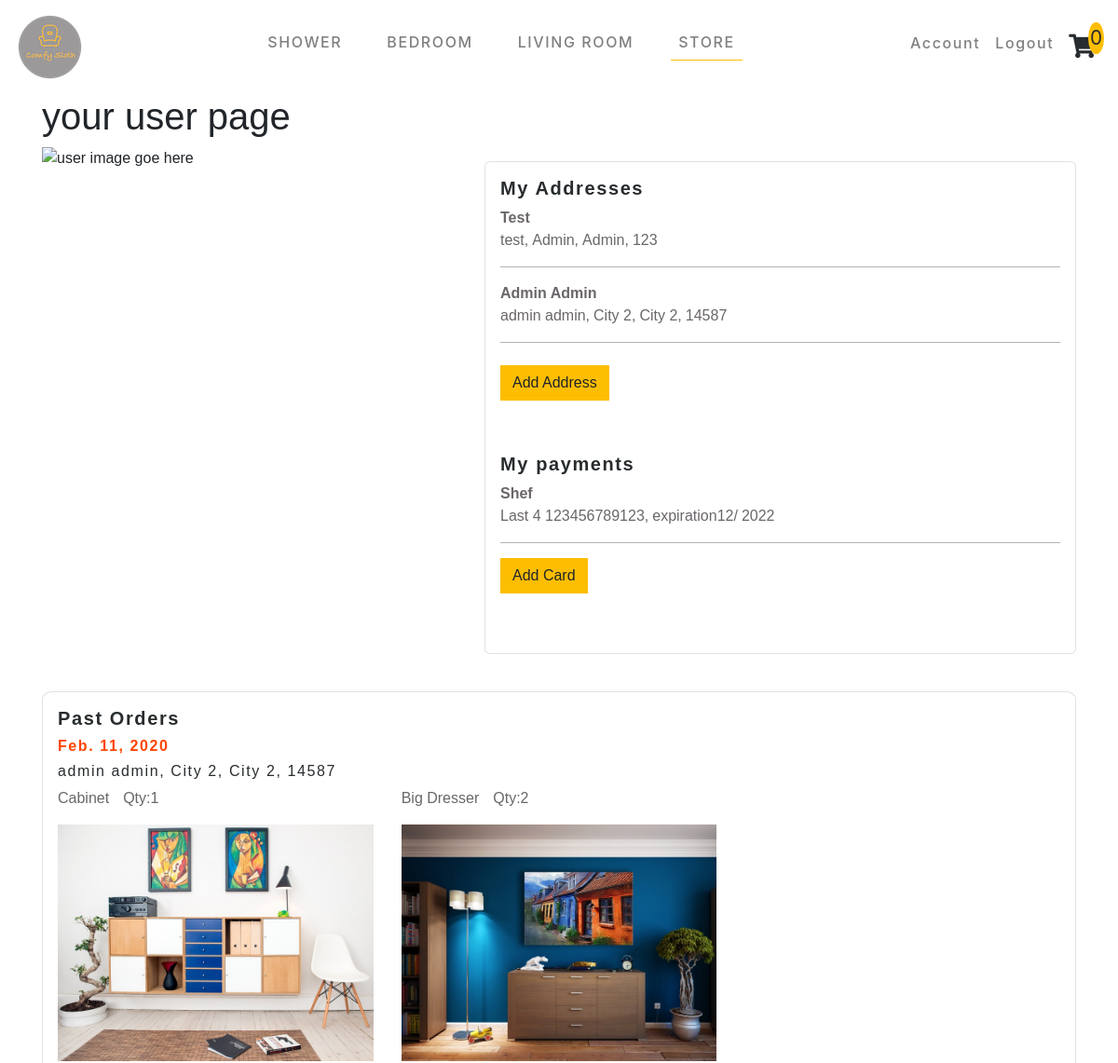
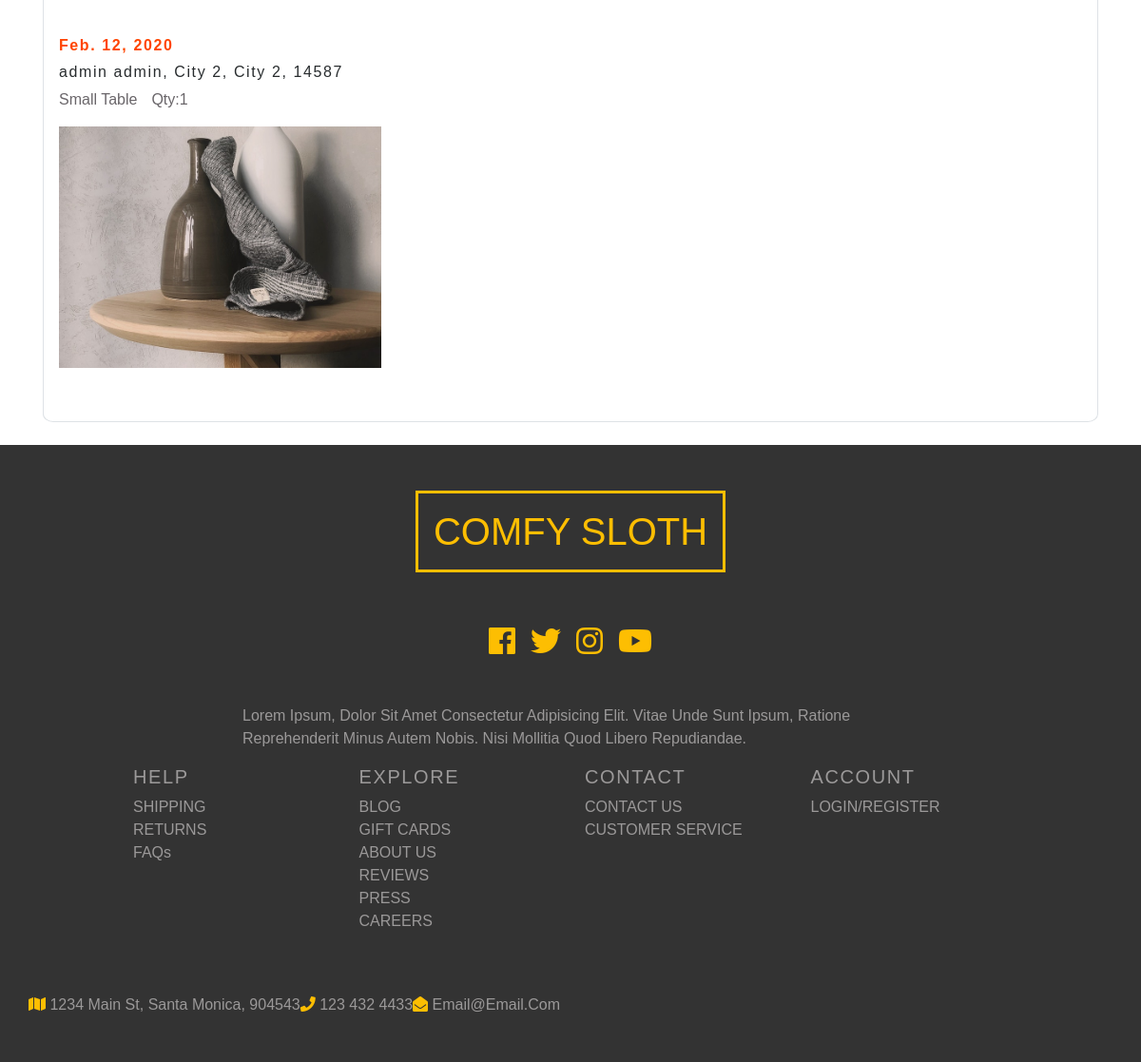
Page /mypage/ (signed in) on the committed database (2 pictures, top to bottom).
### login/models.py (models this page shows, shortened)
class ContactInfo(models.Model):
    user = models.ForeignKey(User, on_delete=models.CASCADE)
    name = models.CharField(max_length=200)
    address = models.CharField(max_length=200)
    city = models.CharField(max_length=200)
    state = models.CharField(max_length=200)
    zip = models.IntegerField(default='00000')

class Payment(models.Model):
    user = models.ForeignKey(User, on_delete=models.CASCADE)
    cardNum = models.IntegerField(default='0000000')
    exMonth = models.IntegerField(default='0000000')
    exYear = models.IntegerField(default='0000000')
    security = models.IntegerField(default='0000000')

class Orders(models.Model):
    user = models.ForeignKey(User, on_delete=models.CASCADE)
    name =  models.CharField(max_length=300)
    address = models.CharField(max_length=300)
    items = models.CharField(max_length=30000)
    orderTime = models.DateField(default=date.today)

### login/views.py (the view)
# urls.py: path('mypage/', views.user_page, name='user_page'),
@login_required
def user_page(request):
    if request.method == 'POST':
        addtest(request)
        addAddress(request)
    payInfo = Payment.objects.all()
    addresInfo = ContactInfo.objects.all()
    orders = Orders.objects.all()
    userPay = payInfo.filter(user=request.user)
    userOrder = orders.filter(user=request.user)
    userName = request.user.username
    userAddress = addresInfo.filter(user=request.user)
    return render(request, 'login/user.html', {'payment': userPay, 'address': userAddress, 'userName': userName,  'orders':userOrder})

### login/templatetags/item_filter.py (called while the page is built)
@register.filter(name='cut')
def cut(value):
    value = json.loads(value)
    all_keys = list(value.keys())
    all_values = list(value.values())
    count = 0
    for i in all_keys:
        all_values[count].append(i)
        count += 1
    return all_values

### login/templates/login/user.html (shortened to what this page needs)
{% extends 'base.html'%}
{% block content %}
{% load  item_filter%}
<div class="container">
    <h1>your user page</h1>
    <div class="row d-flex justify-content-between">
        <div class="col-3">
            <img src="" alt="user image goe here">
        </div>
        <div class="col-7">
            <div class="userDetail border p-3 my-3">
                <h5><b>My Addresses</b></h5>
                {% for item in address.all %}
                <div><b class="text-capitalize">{{ item.name }}</b></div>
                <ul class='d-flex userItems'>
                    <li>{{ item.name }},</li>
                    <li> {{ item.city }},</li>
                    <li>{{ item.city }},</li>
                    <li>{{ item.zip }}</li>
                </ul>
                <hr>
                {% endfor %}
                <div class="btn btn-yellow my-2" id="add-address-btn">Add address</div>
            <h5><b>My payments</b></h5>
            {% for item in payment.all %}
            <div><b class="text-capitalize">{{ item.user }}</b></div>
            <ul class='d-flex userItems'>
                <li> Last 4 {{ item.cardNum }},</li>
                <li> expiration{{ item.exMonth }}/</li>
                <li>{{ item.exYear }}</li>
            </ul>
            <hr>
            {% endfor %}
            <div class="btn btn-yellow" id='addCardBtn'>Add Card</div>
        </div>
        </div>
    </div>
    <div class='border userDetail my-4'>
        <div class="p-3">
            <h5><b>Past Orders</b></h5>
            {% for item in orders.all %}
            <div>
                <h6 class='text-orange'><b>{{ item.orderTime}}</b></h6>
            </div>
            <h6>{{ item.address}}</h6>
            <div class="row d-flex">
                {% for i in item.items|cut %}
                <div class="col-md-4 mb-3">
                            <div class="d-flex">
                                <a href="/store/item{{ i.4 }}" class='user-order-link'><div class="text-capitalize">{{ i.1 }}</div></a>
                                <div class="col-2">
                                    <p>Qty:{{ i.0}}</p>
                                </div>
                            </div>
                            <img src="{{ i.3 }}" alt="" style="width: 100%;">
                        </div>
                        {% endfor %}
                    </div>
                    <br>
            {% endfor %}
        </div>
    </div>
</div>
{% endblock %}

### futniture_store/static/css/main.css (style rules this page uses)
:root { --mainYellow: #fdbe02; --mainWhite: #fff; --mainBlack: #282c2e; --mainGrey: #9b9999; --TransGrey: rgba(0, 0, 0, 0.1); --SecondGrey: #6a666a; --MainOrange: rgba(253, 124, 77); }
a:link { text-decoration: none; }
.container { font-family: 'Courier Prime', sans-serif; }
hr { background-color: #c7c7c7; }
h5,h6 { letter-spacing: 0.1rem; color: var(--mainBlack); }
ul { list-style-type: none; padding: 0; }
.text-orange { color: orangered; }
body { color: var(--SecondGrey); background: var(--mainWhite); font-family: "Mali", cursive; }
.btn-yellow { background: var(--mainYellow)!important; text-transform: capitalize; font-size: 1.2rem; color: var(--mainBlack); border-radius: 0!important; }
.userDetail { border-radius: 1%; border-color: var(--SecondGrey); border: 1px; color: var(--SecondGrey); }
.userItems>li { padding-right: 4px; }
.user-order-link { color: var(--SecondGrey); }

### rows in the picture
ContactInfo: name "Test", name "test", city "Admin", zip "123"
ContactInfo: name "Admin Admin", name "admin admin", city "City 2", zip "14587"
Payment: user "Shef", cardNum "123456789123", exMonth "12", exYear "2022"
Orders: orderTime "Feb. 11, 2020", address "admin admin, City 2, City 2, 14587", i "Cabinet" "Big Dresser", i "1" "2"
Orders: orderTime "Feb. 12, 2020", address "admin admin, City 2, City 2, 14587", i "Small Table", i "1"
